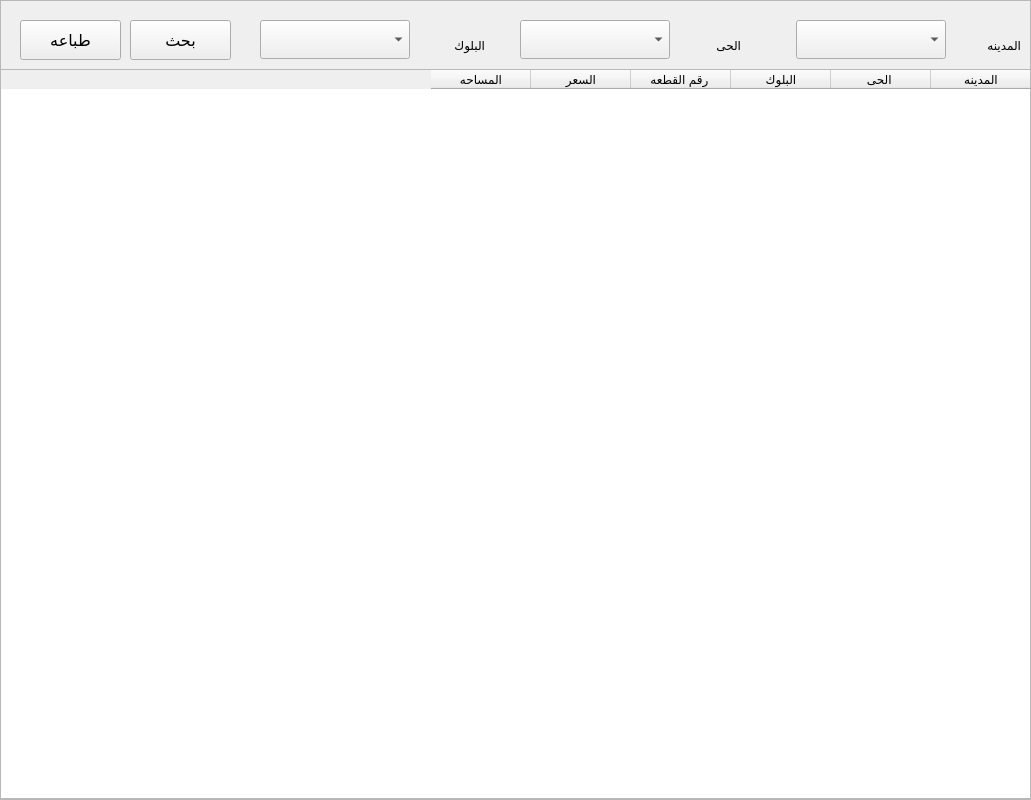
    <widget class="QFrame" name="Services_Hospital_Archieve">
     <property name="geometry">
      <rect>
       <x>0</x>
       <y>0</y>
       <width>1031</width>
       <height>800</height>
      </rect>
     </property>
     <property name="frameShape">
      <enum>QFrame::StyledPanel</enum>
     </property>
     <property name="frameShadow">
      <enum>QFrame::Raised</enum>
     </property>
     <widget class="QComboBox" name="comboBox_51">
      <property name="geometry">
       <rect>
        <x>260</x>
        <y>20</y>
        <width>150</width>
        <height>39</height>
       </rect>
      </property>
     </widget>
     <widget class="QComboBox" name="comboBox_50">
      <property name="geometry">
       <rect>
        <x>796</x>
        <y>20</y>
        <width>150</width>
        <height>39</height>
       </rect>
      </property>
     </widget>
     <widget class="QLabel" name="label_131">
      <property name="geometry">
       <rect>
        <x>950</x>
        <y>30</y>
        <width>71</width>
        <height>31</height>
       </rect>
      </property>
      <property name="font">
       <font>
        <family>simplified arabic</family>
       </font>
      </property>
      <property name="text">
       <string>المدينه</string>
      </property>
     </widget>
     <widget class="QTableWidget" name="tableWidget_28">
      <property name="geometry">
       <rect>
        <x>0</x>
        <y>69</y>
        <width>1031</width>
        <height>730</height>
       </rect>
      </property>
      <property name="layoutDirection">
       <enum>Qt::RightToLeft</enum>
      </property>
      <column>
       <property name="text">
        <string>المدينه</string>
       </property>
      </column>
      <column>
       <property name="text">
        <string>الحى </string>
       </property>
      </column>
      <column>
       <property name="text">
        <string>البلوك</string>
       </property>
      </column>
      <column>
       <property name="text">
        <string>رقم القطعه </string>
       </property>
      </column>
      <column>
       <property name="text">
        <string>السعر</string>
       </property>
      </column>
      <column>
       <property name="text">
        <string>المساحه</string>
       </property>
      </column>
     </widget>
     <widget class="QComboBox" name="comboBox_49">
      <property name="geometry">
       <rect>
        <x>520</x>
        <y>20</y>
        <width>150</width>
        <height>39</height>
       </rect>
      </property>
     </widget>
     <widget class="QLabel" name="label_129">
      <property name="geometry">
       <rect>
        <x>424</x>
        <y>30</y>
        <width>61</width>
        <height>31</height>
       </rect>
      </property>
      <property name="font">
       <font>
        <family>simplified arabic</family>
       </font>
      </property>
      <property name="text">
       <string>البلوك</string>
      </property>
     </widget>
     <widget class="QLabel" name="label_130">
      <property name="geometry">
       <rect>
        <x>680</x>
        <y>30</y>
        <width>61</width>
        <height>31</height>
       </rect>
      </property>
      <property name="font">
       <font>
        <family>simplified arabic</family>
       </font>
      </property>
      <property name="text">
       <string>الحى</string>
      </property>
     </widget>
     <widget class="QPushButton" name="btn_search_22">
      <property name="geometry">
       <rect>
        <x>130</x>
        <y>20</y>
        <width>101</width>
        <height>40</height>
       </rect>
      </property>
      <property name="font">
       <font>
        <family>simplified arabic</family>
        <pointsize>12</pointsize>
       </font>
      </property>
      <property name="cursor">
       <cursorShape>PointingHandCursor</cursorShape>
      </property>
      <property name="text">
       <string>بحث</string>
      </property>
     </widget>
     <widget class="QPushButton" name="btn_search_21">
      <property name="geometry">
       <rect>
        <x>20</x>
        <y>20</y>
        <width>101</width>
        <height>40</height>
       </rect>
      </property>
      <property name="font">
       <font>
        <family>simplified arabic</family>
        <pointsize>12</pointsize>
       </font>
      </property>
      <property name="cursor">
       <cursorShape>PointingHandCursor</cursorShape>
      </property>
      <property name="text">
       <string>طباعه</string>
      </property>
     </widget>
    </widget>
